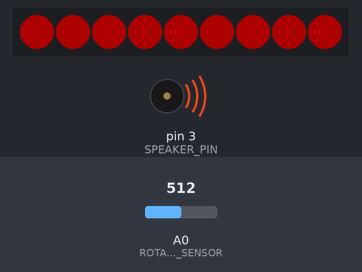
A sketch run on a simulated Arduino Uno, built with avr-gcc and run on an emulated ATmega328P. On the bench: 9 RGB LEDs in strip order, left to right, buzzer (waves = sounding). The test bench sets the inputs (shaded band); at power-on: A0 (ROTARY_ANGLE_SENSOR) = 512. Dim RGB values are drawn brighter than linear; what the sketch prints to the serial monitor is not drawn.

Above: at 0.1 s.
At 0.6 s:
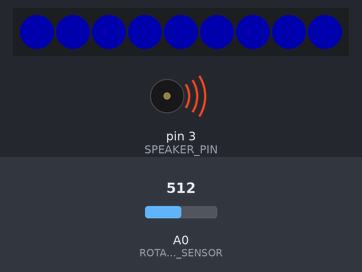
At 1.1 s:
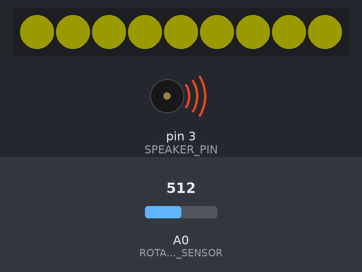
At 1.6 s:
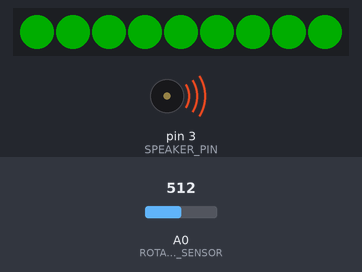
Timing chart, 0 to 3.1 s (numbered marks = the images above):
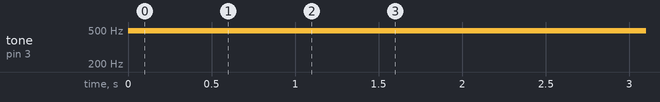

The sketch:

PavlovsPiggyBank.ino
```cpp
#include <PWM.h>
#include "FastLED.h"

#define ROTARY_ANGLE_SENSOR A0 // name the anolog pin being used for input
#define SPEAKER_PIN 3
#define VCC 5 // VCC value used (5V arduino pin)
#define FULL_ANGLE 300

CRGB leds[9];

float voltage;
int sensorValue;
float angle;
float freq;

// notes
int notes[4] = {260, 330, 392, 523};
// leds values
int r[4] = {50, 0, 25, 0};
int g[4] = {0, 0, 25, 50};
int b[4] = {0, 50, 0, 0};

bool canActivate;


void setup() {

  InitTimersSafe();
  Serial.begin(9600);
  pinMode(ROTARY_ANGLE_SENSOR, INPUT);
  pinMode(SPEAKER_PIN, OUTPUT);
  Serial.println("start");
  SetPinFrequencySafe(SPEAKER_PIN, 256);
  analogWrite(SPEAKER_PIN, 0);
  FastLED.addLeds<NEOPIXEL, 7>(leds, 9);

}

void loop() {

  // use this value to prevent multiple activations from one coin
  canActivate = true;

  while (true)
  {
    sensorValue = analogRead(ROTARY_ANGLE_SENSOR);
    voltage = (float)sensorValue * VCC / 1023; //1024 per volt?
    angle = voltage * FULL_ANGLE / VCC;
    Serial.println("Angle: ");
    Serial.println(angle);

    if (angle <= 30)
    {
      canActivate = true;
    }
    if (angle > 30 && canActivate)
    {
      playMelody();
      canActivate = false;
    }
  }


  /*
  delay(2000);

  analogWrite(SPEAKER_PIN, 50);
  playMelody();
  */
}

void playMelody() {

  analogWrite(SPEAKER_PIN, 50);
  for (int i=0; i<4; i++)
  {
    for (int j=0; j<9; j++)
    {
      leds[j].setRGB(r[i], g[i], b[i]);
    }
    FastLED.show();

    freq = notes[i];
    SetPinFrequencySafe(SPEAKER_PIN, freq);
    delay(500);
  }
  analogWrite(SPEAKER_PIN, 0);
  for (int j=0; j<9; j++)
    {
      leds[j].setRGB(0, 0, 0);
    }
  FastLED.show();
}
```

Measured:
- by itself, tone on pin 3 (SPEAKER_PIN): silent → 490 Hz at 0.00 s
- what the display in image 1 shows lasts 0.5 s, from 0.5 s to 1.0 s
